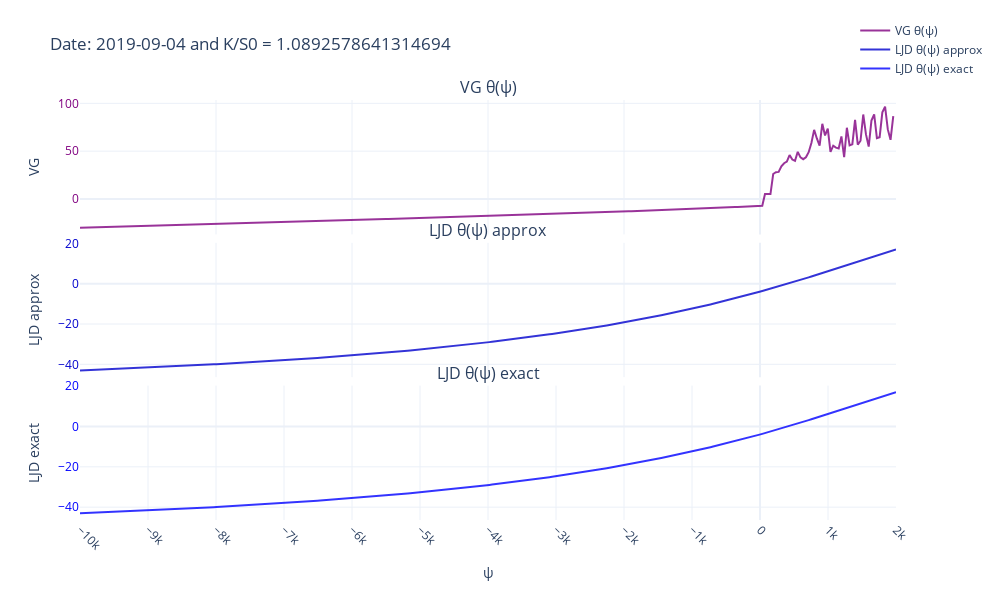

Notebook source saved alongside this figure:
### Code cell
from plotly.subplots import make_subplots
import plotly.graph_objects as go

# Create subplot figure with 2 rows
fig = make_subplots(
    rows=3, cols=1,
    shared_xaxes=True,
    vertical_spacing=0.02,  # Smaller value = closer plots
    subplot_titles=('VG θ(ψ)', 'LJD θ(ψ) approx', 'LJD θ(ψ) exact')
)

# ψ(t) trace (top plot)
fig.add_trace(go.Scatter(
    x=df_thetas_test['psi'],
    y=df_thetas_test['vg_theta'],
    name='VG θ(ψ)',
    line=dict(color='purple'),
    opacity=0.8
), row=1, col=1)

fig.add_trace(go.Scatter(
    x=df_thetas_test['psi'],
    y=df_thetas_test['ljd_theta_levy'],
    name='LJD θ(ψ) approx',
    line=dict(color='mediumblue'),
    opacity=0.8
), row=2, col=1)

fig.add_trace(go.Scatter(
    x=df_thetas_test['psi'],
    y=df_thetas_test['ljd_theta_exact'],
    name='LJD θ(ψ) exact',
    line=dict(color='blue'),
    opacity=0.8
), row=3, col=1)

# Update layout
fig.update_layout(
    height=600,
    width=1000,
    title=f'Date: {date.date()} and K/S0 = {K/df.loc[date,"S0"]}',
    template='plotly_white',
    legend=dict(x=0.95, y=1.2)
)

# Customize y-axis fonts
fig.update_yaxes(title_text='VG', tickfont=dict(color='purple'), row=1, col=1)
fig.update_yaxes(title_text='LJD approx', tickfont=dict(color='mediumblue'), row=2, col=1)
fig.update_yaxes(title_text='LJD exact', tickfont=dict(color='blue'), row=3, col=1)

# Customize x-axis
fig.update_xaxes(title_text='ψ', tickangle=45, nticks=12, row=3, col=1)

fig.show()

### Figure 1 — Plotly figure (JSON) as saved in the notebook; plotly's stock layout.template omitted (floating-point values rounded to 4 significant figures; data arrays with more than 128 entries replaced by an {"elided": "..."} marker saying what was removed)
{"data": [{"line": {"color": "purple"}, "name": "VG θ(ψ)", "opacity": 0.8, "type": "scatter", "x": {"elided": "300 float values"}, "xaxis": "x", "y": {"elided": "300 float values"}, "yaxis": "y"}, {"line": {"color": "mediumblue"}, "name": "LJD θ(ψ) approx", "opacity": 0.8, "type": "scatter", "x": {"elided": "300 float values"}, "xaxis": "x2", "y": {"elided": "300 float values"}, "yaxis": "y2"}, {"line": {"color": "blue"}, "name": "LJD θ(ψ) exact", "opacity": 0.8, "type": "scatter", "x": {"elided": "300 float values"}, "xaxis": "x3", "y": {"elided": "300 float values"}, "yaxis": "y3"}], "layout": {"annotations": [{"font": {"size": 16}, "showarrow": false, "text": "VG θ(ψ)", "x": 0.5, "xanchor": "center", "xref": "paper", "y": 1, "yanchor": "bottom", "yref": "paper"}, {"font": {"size": 16}, "showarrow": false, "text": "LJD θ(ψ) approx", "x": 0.5, "xanchor": "center", "xref": "paper", "y": 0.66, "yanchor": "bottom", "yref": "paper"}, {"font": {"size": 16}, "showarrow": false, "text": "LJD θ(ψ) exact", "x": 0.5, "xanchor": "center", "xref": "paper", "y": 0.32, "yanchor": "bottom", "yref": "paper"}], "height": 600, "legend": {"x": 0.95, "y": 1.2}, "title": {"text": "Date: 2019-09-04 and K/S0 = 1.0892578641314694"}, "width": 1000, "xaxis": {"anchor": "y", "domain": [0, 1], "matches": "x3", "showticklabels": false}, "xaxis2": {"anchor": "y2", "domain": [0, 1], "matches": "x3", "showticklabels": false}, "xaxis3": {"anchor": "y3", "domain": [0, 1], "nticks": 12, "tickangle": 45, "title": {"text": "ψ"}}, "yaxis": {"anchor": "x", "domain": [0.68, 1], "tickfont": {"color": "purple"}, "title": {"text": "VG"}}, "yaxis2": {"anchor": "x2", "domain": [0.34, 0.66], "tickfont": {"color": "mediumblue"}, "title": {"text": "LJD approx"}}, "yaxis3": {"anchor": "x3", "domain": [0, 0.32], "tickfont": {"color": "blue"}, "title": {"text": "LJD exact"}}}}
